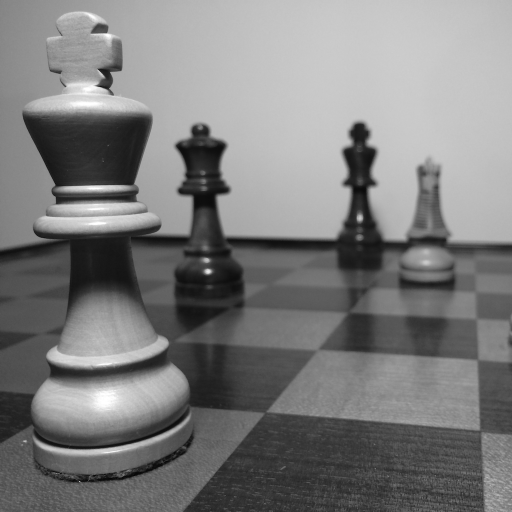
#> input picture notebook/fft/test.png, 1024 x 1024 px (shown at 1/2 size)
$ jupyter execute FFT_Spectrums.ipynb   (shell and % lines are left out)   (Python 2 division)
#> lines starting #> are read from the running program, lines starting #| are printed output that depends on the picture
[cell 1]
import cv2

import numpy as np
import numpy.fft as fft
import matplotlib as mpl

import matplotlib.pyplot as plt

mpl.rcParams['figure.figsize'] = (12, 5)
mpl.rcParams['image.cmap'] = "gray"

# Plotting 1D Fourier Spectra

## Simple 1D Waveform

[cell 2]
N = 2048  # number of samples
x = np.linspace(-np.pi/2, np.pi/2, N)

[cell 3]
# Define amplitude, frequency, and phase of a 1-D cosine wave
A = 127
f = 16
phi = 0
y = A * np.cos(f * x + phi)
plt.plot(x, y); plt.title('Simple Cosine Wave');
#> figure, not shown here; curve peaks at x = -1.57, y = 127

### Plotting Real & Imaginary Parts of 1D FFT

[cell 4]
Y = fft.fft(y)
plt.subplot(1,2,1)
plt.plot(fft.fftfreq(N), Y.real); plt.xlim(-np.pi/32, np.pi/32); plt.title('Real');
plt.subplot(1,2,2)
plt.plot(fft.fftfreq(N), Y.imag); plt.xlim(-np.pi/32, np.pi/32); plt.title('Imaginary');

### FFT "Standard" Order

[cell 5]
Y = fft.fft(y)
plt.plot(np.abs(Y)); plt.xlim(0,N); plt.title('Raw FFT Output');
plt.figure();
plt.plot(np.abs(fft.fftshift(Y))); plt.xlim(0,N); plt.title('Shifted FFT Output');
#> figure, not shown here; curve peaks at x = 8, y = 130076.5
#> figure, not shown here; curve peaks at x = 1016, y = 130076.5

### Plotting 1D FFT Magnitude

[cell 6]
plt.plot(fft.fftfreq(N), np.abs(Y)); plt.title('Magnitude');

## Mixed Sinusoid

[cell 7]
# Define amplitude, frequency, and phase of a 1-D cosine wave
A = [127, 63, 31]
F = [8, 64, 256]
Phi = [0, np.pi/8, np.pi/6]
y = np.sum([a * np.cos(f * x + phi) for a, f, phi in zip(A, F, Phi)], axis=0)
plt.plot(x, y);
#> figure, not shown here; curve peaks at x = -0.788, y = 219

### Plotting Real & Imaginary Parts of 1D FFT

[cell 8]
Y = fft.fft(y)
plt.subplot(1,2,1)
plt.plot(fft.fftfreq(N), Y.real); plt.xlim(-np.pi/32, np.pi/32);
plt.subplot(1,2,2)
plt.plot(fft.fftfreq(N), Y.imag); plt.xlim(-np.pi/32, np.pi/32);
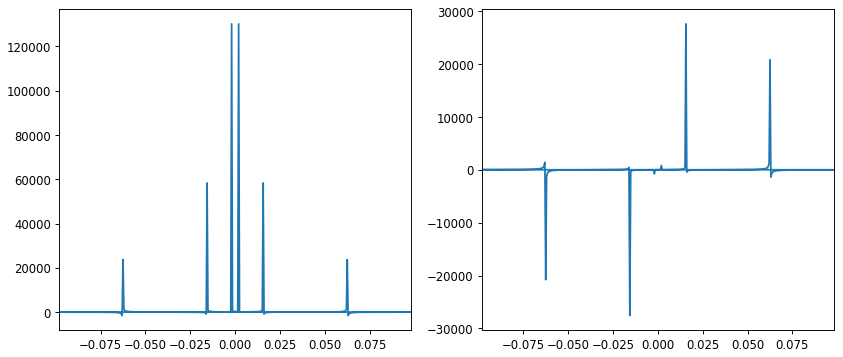
#> figure drawn by matplotlib, 2 panels

### Plotting 1D FFT Magnitude

[cell 9]
plt.plot(fft.fftfreq(N)[:N/2], np.abs(Y)[:N/2]); plt.title('Magnitude');
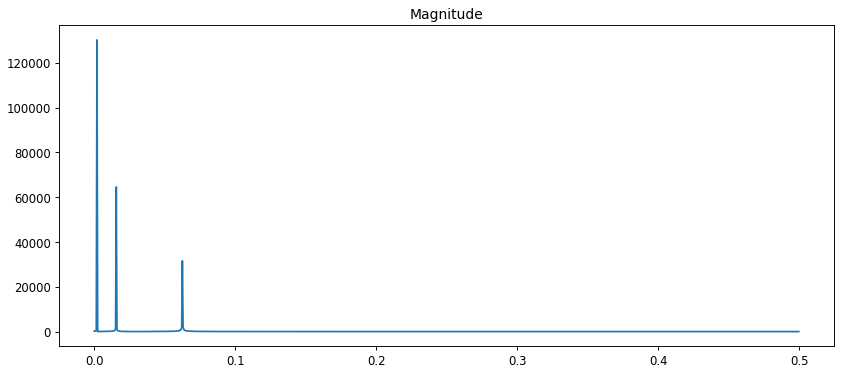
#> figure drawn by matplotlib, 1 panel; curve peaks at x = 0.00195, y = 130164.9

# Plotting 2D Spectra

## Simple 2D Waveform

[cell 10]
N = 512  # number of samples
x = np.linspace(-np.pi/2, np.pi/2, N)
A = 127
f = 16
phi = 0
y = A * np.cos(f * x + phi)
img = np.repeat(y, N).reshape(N, N).T * 255
plt.imshow(img); plt.axis('off'); plt.title('2D cosine wave');
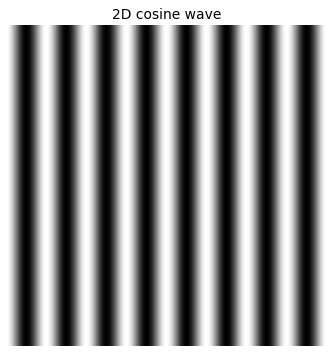
#> figure drawn by matplotlib, 1 panel

[cell 11]
_img = fft.fft(img, axis=1)
_mag = np.abs(fft.fftshift(_img))
plt.imshow(_mag); plt.axis('off'); plt.title('FFT Across Columns');

[cell 12]
Img = fft.fft(_img, axis=0)
mag = np.abs(fft.fftshift(Img))
plt.imshow(mag); plt.xlim(128,384); plt.ylim(128,384); plt.axis('off'); plt.title('2D FFT Magnitude');

### 2D FFT Equivalence: FFT(FFT()) == FFT2

[cell 13]
np.allclose(fft.fft2(img), fft.fft(fft.fft(img, axis=1), axis=0))

### Power Spectrum

[cell 14]
plt.imshow(20*np.log10(np.abs(fft.fftshift(Img))**2 + 1)); plt.axis('off'); plt.title('Power (dB)');
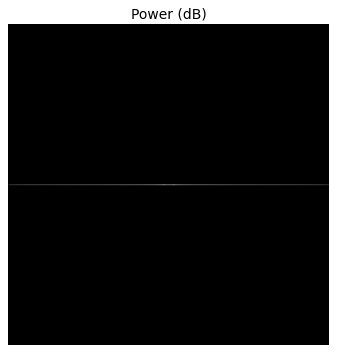
#> figure drawn by matplotlib, 1 panel

### Complicated 2D Waveform

[cell 15]
fx = 4
fy = 32
_img = np.cos(fx * x[np.newaxis, :] + fy * x[:, np.newaxis])*255
plt.imshow(_img); plt.axis('off'); plt.title('Mixed waveform');
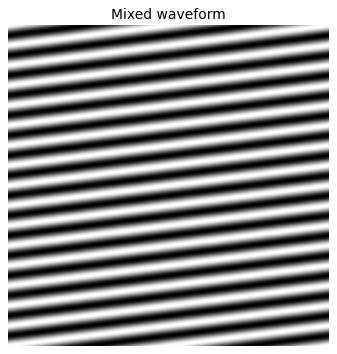
#> figure drawn by matplotlib, 1 panel

[cell 16]
Img = fft.fft2(_img)
mag = np.abs(fft.fftshift(Img))
plt.imshow(20*np.log10(mag**2 + 1)); plt.axis('off'); plt.title('Power (dB)');
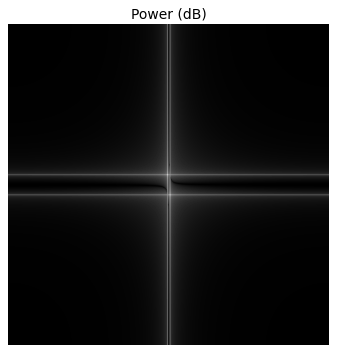
#> figure drawn by matplotlib, 1 panel

## Real Images

[cell 17]
real_img = cv2.imread('test.png', cv2.IMREAD_GRAYSCALE)
#> real_img is the input picture: shape (1024, 1024); min 0, max 255, mean 124.4
Img = fft.fft2(real_img)
mag = np.abs(fft.fftshift(Img))
plt.subplot(1,2,1)
plt.imshow(real_img); plt.axis('off');
plt.subplot(1,2,2)
plt.imshow(20*np.log10(mag**2 + 1)); plt.axis('off'); plt.title('Power (dB)');
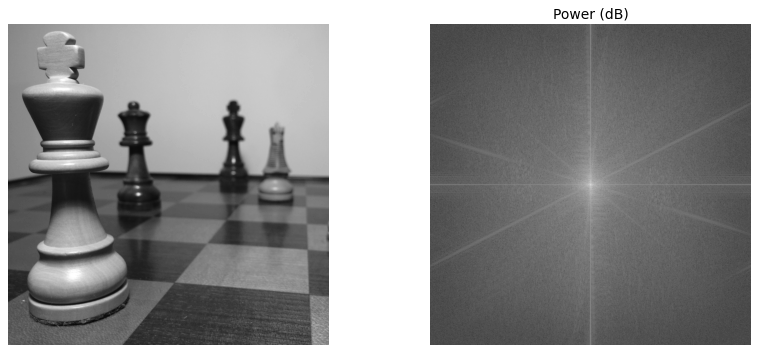
#> figure drawn by matplotlib, 2 panels

### Central Lines

[cell 18]
x = np.linspace(-np.pi/2, np.pi/2, real_img.shape[0])
#> x = 1024 values from -1.57 to 1.57
y = np.linspace(-np.pi/2, np.pi/2, real_img.shape[1])
#> y = 1024 values from -1.57 to 1.57
wx = np.cos(x)[np.newaxis, :]
wy = np.cos(y)[:, np.newaxis]
w_img = wx * wy * real_img
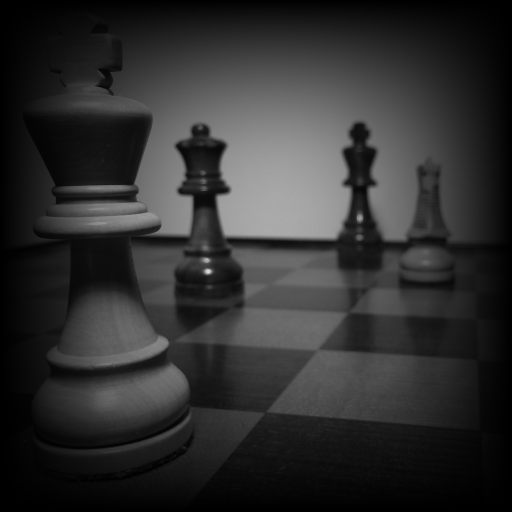
#> w_img: shape (1024, 1024) float64 (shown at 1/2 size); min 0, max 222.8, mean 47.8
_Img = fft.fft2(w_img)
mag = np.abs(fft.fftshift(_Img))
plt.subplot(1,2,1)
plt.imshow(w_img); plt.axis('off');
plt.subplot(1,2,2)
plt.imshow(20*np.log10(mag**2 + 1)); plt.axis('off'); plt.title('Power (dB)');
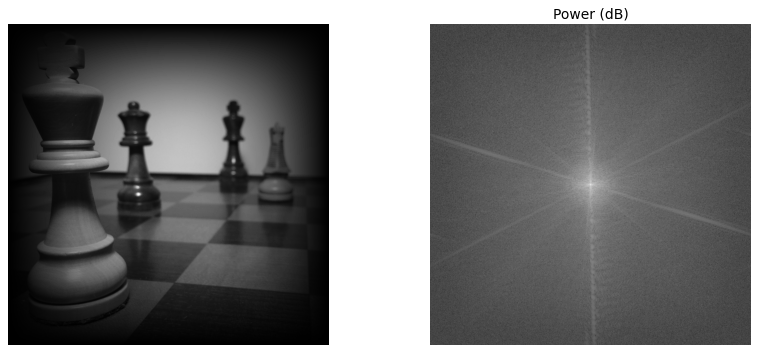
#> figure drawn by matplotlib, 2 panels

[cell 19]
x, y = np.meshgrid(range(real_img.shape[0]), range(real_img.shape[1]))
r = np.sqrt((x - x.mean())**2 + (y - y.mean())**2)
_Img = np.where((r > 32) & (r < 64), fft.fftshift(Img), 0)
mag = np.abs(_Img)
plt.subplot(1,2,1)
plt.imshow(fft.ifft2(fft.fftshift(_Img)).real); plt.axis('off');
plt.subplot(1,2,2)
plt.imshow(20*np.log10(mag**2 + 1)); plt.axis('off'); plt.title('Power (dB)');
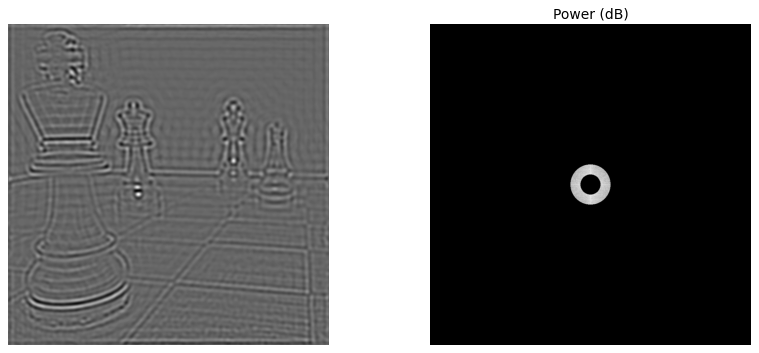
#> figure drawn by matplotlib, 2 panels
